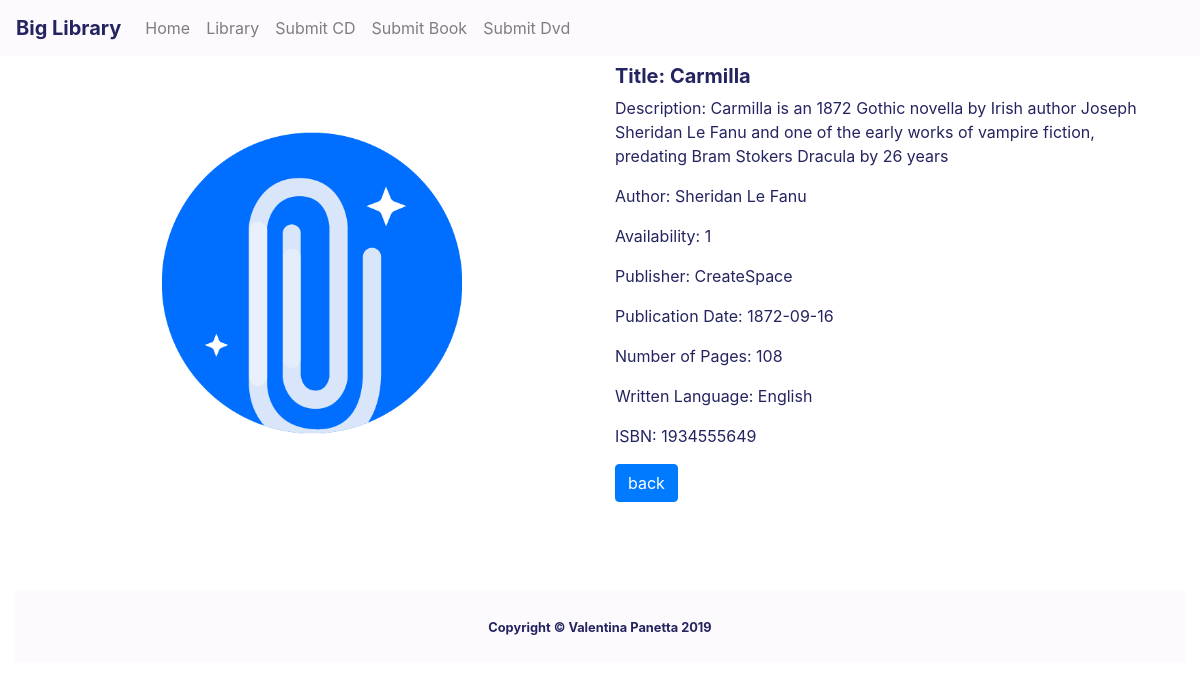
The page /bookdetail.php?id=2 on the database its author committed.
### tables this page shows
CREATE TABLE `books` (
  `book_id` int(11) NOT NULL,
  `isbn` int(11) DEFAULT NULL,
  `pages` int(11) DEFAULT NULL,
  `written_language` varchar(55) DEFAULT NULL,
  `fk_media` int(11) DEFAULT NULL
);

CREATE TABLE `media` (
  `media_id` int(11) NOT NULL,
  `title` varchar(55) DEFAULT NULL,
  `img_path` varchar(255) DEFAULT NULL,
  `description` text,
  `availability` tinyint(1) DEFAULT NULL,
  `publish_date` date DEFAULT NULL,
  `fk_genre` int(11) DEFAULT NULL,
  `fk_publisher` int(11) DEFAULT NULL,
  `fk_author` int(11) DEFAULT NULL
);

CREATE TABLE `authors` (
  `author_id` int(11) NOT NULL,
  `name` varchar(55) DEFAULT NULL,
  `surname` varchar(55) DEFAULT NULL
);

CREATE TABLE `publishers` (
  `publisher_id` int(11) NOT NULL,
  `name` varchar(55) DEFAULT NULL,
  `address` varchar(55) DEFAULT NULL,
  `size` enum('big','medium','small') DEFAULT NULL
);

### bookdetail.php (the view, shortened to what this page needs)
<?php require_once 'actions/db_connect.php';
if ($_GET['id']) {
   $media_id = $_GET['id'];
   $sql = "SELECT book.book_id, book.isbn, book.written_language, book.pages, med.media_id, med.title, med.img_path, med.description, med.availability, med.publish_date, publisher.name as publisher_name, publisher.address, publisher.size, author.name as author_name, author.surname, genre.name as genre_name FROM books book join media med on book.fk_media = med.media_id join publishers publisher on med.fk_publisher = publisher.publisher_id join authors author on med.fk_author = author.author_id join genres genre on med.fk_genre = genre.genre_id WHERE media_id = {$media_id}";
    $result = $connect->query($sql);
    $data = $result->fetch_assoc();
}
include 'head.php';
echo "
<div class='row d-flex justify-content-center align-items-center'>
    <div class='col-lg-6 col-md-6 col-sm-12 my-3'>
    <img class='img-fluid' src='".$data['img_path']."'>
    </div>
    <div class='col-lg-6 col-md-6 col-sm-12 my-3'>
        <h5 class='font-weight-bold text-darkerblue'>Title: ".$data['title']."</h5>
        <p class='text-darkerblue'>Description: ".$data['description']."</p>
        <p class='text-darkerblue'>Author: ".$data['author_name']." ".$data['surname']."</p>
        <p class='text-darkerblue'>Availability: ".$data['availability']."</p>
        <p class='text-darkerblue'>Publisher: ".$data['publisher_name']."</p>
        <p class='text-darkerblue'>Publication Date: ".$data['publish_date']."</p>
        <p class='text-darkerblue'>Number of Pages: ".$data['pages']."</p>
        <p class='text-darkerblue'>Written Language: ".$data['written_language']."</p>
        <p class='text-darkerblue'>ISBN: ".$data['isbn']."</p>
        <a href='library.php' class='btn btn-primary'>back</a>
    </div>
</div>
";
include 'footer.php';?>

### resources/css/style.css (style rules this page uses)
.text-darkerblue { color: #232460; }

### rows shown on the page
books: fk_media.img_path (picture), fk_media.title "Carmilla", fk_media.description "Carmilla is an 1872 Gothic novella by Irish author Joseph Sheridan Le Fanu and one of the early works of vampire fiction, predating Bram Stokers Dracula by 26 years", authors.name "Sheridan", authors.surname "Le Fanu", fk_media.availability "1", publishers.name "CreateSpace", fk_media.publish_date "1872-09-16", pages "108", written_language "English", isbn "1934555649"
